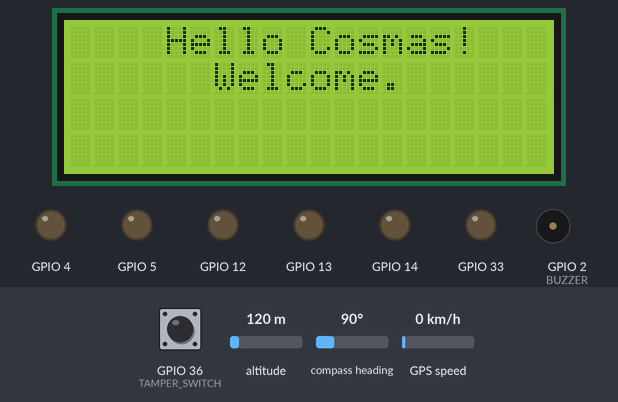
This program was run on a simulated ESP32. Parts: 20×4 character LCD, output pins drawn as LEDs (lit = HIGH), buzzer (waves = sounding, pin HIGH). The inputs (shaded band) are chosen by the test bench; at power-on: GPIO 36 (TAMPER_SWITCH) HIGH, altitude 120 m, compass heading 90°, GPS speed 0 km/h. The GPS gets a fix after 3 s at 37.7749, -122.4194 with 8 satellites; no radio packets arrive unless stated; the modem accepts every AT command (registered, SIM ready, sends succeed) and sends nothing else; what the program prints to the serial monitor is not drawn.

Above: at 3.8 s.
At 7.1 s:
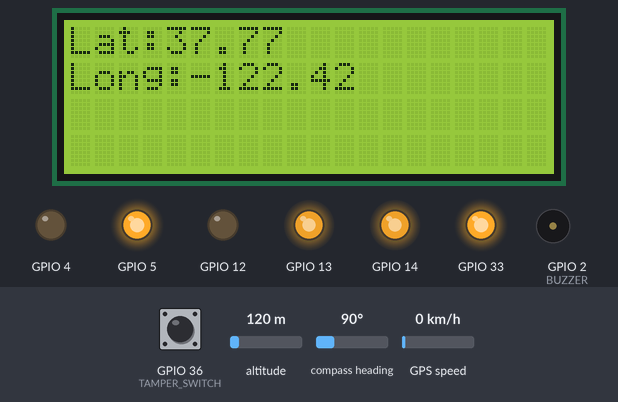
7.2 s: GPIO 36 (TAMPER_SWITCH) pulled LOW for 3.2 s
At 9.4 s:
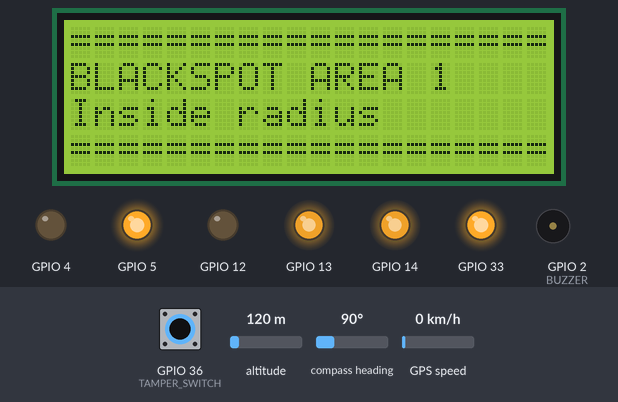
At 10.4 s:
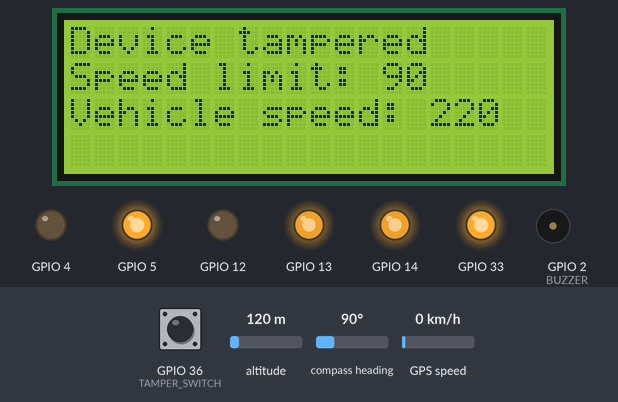
Timing chart, 0 to 59.1 s (numbered marks = the images above; inputs shaded):
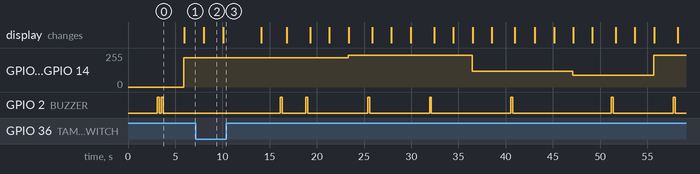

The program:

main.cpp
```cpp
#include <Arduino.h>
#include "defines.h"
#include "motor-driver.h"
#include <LiquidCrystal_I2C.h>
#include <TinyGPSPlus.h>
#include <LoRa.h>
#include <SoftwareSerial.h>
#include <math.h>

HardwareSerial gsm(1);
HardwareSerial gpsSerial(2);

TinyGPSPlus gps;
double latitude;
double longitude;
uint8_t day=0, month=0, hr=0, mint=0, sec=0;
uint16_t year=0;

float current_coords[2] = {-1.0, 30.00}; // our current location
float blackspot_list[NUM_BLACKSPOTS][2] = {
    {-1.0, 30.01},  // black spot area 1 - within blackspot radius BY 1 km
    {-1.0, 30.4},   // black spot area 2 - outside by 44 km
    {-1, 30.8},    // black spot are 3 - outside by 88 km
    {-1, 30.02}     // black spot area 4 - within the radius by 2 km, but different speed
};

float earth_radius = 6378.0;

char loraMSG[256]; // to store lora message
char number_plate[10] = "KDA-005D";
char blackspotID[] = "BLK001";
int vehicle_speed = 0;
char violation_time[50];
char vehicle_location[50];
char blackspot_location[50];
char nearest_station[50] = "SALGAA STATION";

LiquidCrystal_I2C lcd(LCD_ADDR, LCD_COLS, LCD_ROWS);  // set the LCD address to 0x3F for a 16 chars and 2 line display
Motor mtr_1(EN1_A, EN1_B, IN1_1, IN1_2, IN1_3, IN1_4);

char new_speed_buffer[10];
char speed_limit_message_buffer[20];
char curr_speed_buffer[20];

void init_serial();
void init_lcd();
void init_lora();
void init_motors();
void initGSM();
void sendSMS(String msg);
void updateSerial();
void read_gps();
void update_lcd();
void updateLCDCustom(char*, char*, char*, char*);
void buzz();
float getHaversineDistance(float, float, float, float);
float deg2rad(float);
void sendLORAMsg(char*);
uint8_t checkTamper();

float getHaversineDistance(float x1, float y1, float x2, float y2) {
    /**
     * Haversine formula for distance between 2 coordinates
     * x1, y1 - black-spot coordinates
     * x2, y2 - current vehicle coordinates
     */

    float del_lat_rad = deg2rad(x2-x1);
    float del_long_rad = deg2rad(y2-y1);
    float hav_lat = sin((del_lat_rad/2))*sin((del_lat_rad/2));
    float hav_long = sin((del_long_rad/2))*sin((del_long_rad/2));
    float hav_d = hav_lat + (cos(deg2rad(x1))*cos(deg2rad(x2))) * hav_long;
    float d_km = 2 * earth_radius * asin(sqrt(hav_d));
    return d_km;
}

float deg2rad(float a) {
    return a * (MATH_PI/180);
}

void init_motors() {
    mtr_1.init_motor_pins();
}

/**
 * @brief initialize the serial monitor
 */
void init_serial() {
    Serial.begin(BAUD);
}

void initGSM() {
    Serial.println("[+]Initializing GSM module...");
    gsm.begin(GSM_BAUD, SERIAL_8N1, GSM_RX, GSM_TX);

    gsm.println("AT"); // handshake
    updateSerial();
    gsm.println("AT+CSQ"); // check signal quality
    updateSerial();
    gsm.println("AT+CCID"); // confirm sim is plugged
    updateSerial();
    gsm.println("AT+CREG?"); // is it registered
    updateSerial();
    gsm.println("AT+COPS?"); // check which network
    updateSerial();

    // Serial2.print("AT+CMGF=1\r"); //SMS text mode

    // // set up the GSM to send SMS to ESP32, not the notification only
    gsm.println("AT+CNMI=2,2,0,0,0");
    delay(1000);

}

/**
 * Send SMS
 */
void sendSMS(String msg){
    gsm.println("AT+CMGF=1");
    delay(1000);
    // updateSerial();
    gsm.println("AT+CMGS=\"+254700750148\"");
    delay(1000);
    gsm.println(msg); // send SMS
    delay(100);
    gsm.write(0x1A); //ascii code for ctrl+z, DEC->26, HEX->0x1A
    delay(1000);
    debugln("SMS Sent Successfully.");
}

void initGPS(){
    gpsSerial.begin(GPS_BAUD, SERIAL_8N1, GPS_RX,GPS_TX);
    debugln("Initialized GPS");
}

/**
 * @brief initialize the LCD screen
 *
 */
void init_lcd() {
    lcd.init();
    lcd.clear();
    lcd.backlight(); // turn on backlight

    // Welcome message
    lcd.setCursor(4,0); // character 2 on line 0
    lcd.print("Hello Cosmas!");

    lcd.setCursor(6,1);
    lcd.print("Welcome.");

    delay(STARTUP_DELAY);

}

void init_buzzer() {
    pinMode(BUZZER, OUTPUT);
}

void buzz() {
    digitalWrite(BUZZER, HIGH);
    delay(BUZZ_DELAY);

    digitalWrite(BUZZER, LOW);
    delay(BUZZ_DELAY);

}

/**
 * @brief init LORA
 */
void init_lora() {
    LoRa.setPins(NSS, RESET, DIO0);
    if(!LoRa.begin(LORA_FREQUENCY)) {
        debugln("Lora failed to start");
    } else {
        debugln("Lora started OK!");
    }
}

void read_gps() {
//    debugln(gpsSerial.read());
    gps.encode(gpsSerial.read());

    while (gpsSerial.available() > 0) {
        gps.encode(gpsSerial.read());

        if (gps.location.isUpdated()){
            // Get location
            debug("Location: ");
            if(gps.location.isValid()) {
                latitude = gps.location.lat();
                Serial.print(gps.location.lat(), 2);
                debug(F(","));

                longitude = gps.location.lng();
                Serial.print(gps.location.lng(), 2);

            } else {
                debug(F("INVALID"));
            }

            // Get time and date
            debug(F("Date/time: "));
            if(gps.date.isValid()) {
                month = gps.date.month();
                debug(month);
                debug(F("/"));

                day = gps.date.day();
                debug(day);
                debug(F("/"));

                year = gps.date.year();
                debug(year);
            } else {
                debug(F("INVALID"));
            }

            // time
            debug(F(" "));
            if (gps.time.isValid()) {

                hr = gps.time.hour();
                if (hr < 10) debug(F("0"));
                debug(hr);

                mint = gps.time.minute();
                if (mint < 10) debug(F("0"));
                debug(mint);

                sec = gps.time.second();
                if (sec < 10) debug(F("0"));
                debug(sec);

            } else {
                debug(F("INVALID"));
            }

            debugln();
        }
    }

}

void update_lcd() {
    lcd.clear();
    lcd.setCursor(0,0);
    lcd.print("Lat:");
    lcd.print(latitude);
    lcd.setCursor(0,1);
    lcd.print("Long:");
    lcd.print(longitude);
    delay(2000);
    lcd.clear();
}

void updateLCDCustom(char* msg1, char* msg2, char* msg3, char* msg4) {
    lcd.clear();
    lcd.setCursor(0,0);
    lcd.print(msg1);
    lcd.setCursor(0, 1);
    lcd.print(msg2);
    lcd.setCursor(0, 2);
    lcd.print(msg3);
    lcd.setCursor(0, 3);
    lcd.print(msg4);

    delay(2000);
}

void updateSerial() {
  delay(200);
  while (Serial.available())
  {
    gsm.write(Serial.read());//Forward what Serial received to Software Serial Port
  }
  while(gsm.available())
  {
    Serial.write(gsm.read());//Forward what Software Serial received to Serial Port
  }
}

void sendLORAMsg(char* msg) {
    debugln("[...]Sending LORA message");

    LoRa.beginPacket();
    LoRa.print(msg);
    LoRa.endPacket();
    delay(200);
}

// check if the speed governor has been tampered with
// simulated by using a rocker switch
uint8_t checkTamper() {
    if(!digitalRead(TAMPER_SWITCH)) {
        return 1; // tampered with
    } else {
        return 0;
    }
}

void setup() {
    init_serial();
    init_lcd();
    init_lora();
    init_buzzer();
    init_motors();
    initGPS();
    buzz();
    buzz();
    initGSM();
    pinMode(TAMPER_SWITCH, INPUT);
    mtr_1.start(mtr_1.get_speed());
}

void loop() {
    read_gps();
    update_lcd();

    // this is purely for demo purposes
    // loop through each coordinate to check if it is within or outside the radius of the blackspot
    // each time, we check the tamper and dynamic speed reduction
    for (int i =0 ; i < NUM_BLACKSPOTS; i++) {

        if(i == 0) {
            updateLCDCustom("======================", "BLACKSPOT AREA 1", "Inside radius", "======================");
        } else if(i == 1) {
            updateLCDCustom("======================", "BLACKSPOT AREA 2", "Outside radius", "======================");
        } else if(i == 2) {
            updateLCDCustom("======================", "BLACKSPOT AREA 3", "Outside radius", "======================");
        } else if(i == 3) {
            updateLCDCustom("======================", "BLACKSPOT AREA 4", "Inside radius", "======================");
        }

        float d = getHaversineDistance(current_coords[0], current_coords[1],
                                   blackspot_list[i][0], blackspot_list[i][1]);


        // VIOLATION REPORTING USING GSM AND LORA TO THE AUTHORITIES
        // HERE THE DEVICE HAS BEEN TAMPERED WITH
        // IT IS A VIOLATION IF WE OVERSPEED INSIDE THE BLACKSPOT AREA

        if(checkTamper()) {
            vehicle_speed = mtr_1.get_speed();
            if(d < BLACKSPOT_RADIUS) {
                Serial.println(vehicle_speed);
                int t;
                if (i == 0) {
                    t = BLACKSPOT1_SPEED;
                } else if (i == 1) {
                    t = BLACKSPOT2_SPEED;
                } else if (i == 2) {
                    t = BLACKSPOT3_SPEED;
                } else if (i == 3) {
                    t = BLACKSPOT4_SPEED;
                }

                if(vehicle_speed > t) {

                    sprintf(curr_speed_buffer, "Vehicle speed: %d", vehicle_speed);

                    // check which black spot we are operating from
                    if(i == 0) {
                        sprintf(speed_limit_message_buffer,  "Speed limit: %d", BLACKSPOT1_SPEED);
                    } else if(i == 1) {
                        sprintf(speed_limit_message_buffer,  "Speed limit: %d", BLACKSPOT2_SPEED);
                    } else if(i == 2) {
                        sprintf(speed_limit_message_buffer,  "Speed limit: %d", BLACKSPOT3_SPEED);
                    }else if(i == 3) {
                        sprintf(speed_limit_message_buffer,  "Speed limit: %d", BLACKSPOT4_SPEED);
                    }

                    updateLCDCustom("Device tampered",speed_limit_message_buffer, curr_speed_buffer,"");
                    delay(2000);
                    updateLCDCustom("Blackspot Area!", "Speed violation", "Reporting...", "");
                    buzz();

                    // this is a violation
                    sprintf(violation_time, "[%d:%d:%d]-[%d/%d/%d]", hr, mint, sec,day,month,year);
                    sprintf(vehicle_location, "[%.2f,%.2f]", latitude, longitude);
                    sprintf(blackspot_location, "[%.2f,%.2f]", blackspot_list[i][0], blackspot_list[i][0]); // first blackspot in the list

                    // compose lora packet
                    sprintf(loraMSG, "plate:%s, speed:%d, time:%s, vehicle_location:%s, blackspot_id:%s, blackspot-location:%s, station:%s",
                            number_plate,// vehicle number plate
                            vehicle_speed,// speed
                            violation_time,// time violated
                            vehicle_location, // location of the vehicle
                            blackspotID,// blackspot ID
                            blackspot_location,// blackspot coordinates
                            nearest_station // nearest police station
                    );

                    // send lora message on violation
                    sendLORAMsg(loraMSG);

                    // send GSM messages

                }
            } else {
                // maintain
                // display road clear
                updateLCDCustom("Road clear.",
                                "Safe journey!",
                                "",
                                "");

                mtr_1.set_speed(NORMAL_SPEED);
                mtr_1.move_forward();
            }

        // DEVICE HAS NOT BEEN TAMPERED WITH HERE
        // DYNAMIC REDUCTION IN VEHICLE SPEED AT BLACKSPOT USING THE HAVERSINE FORMULA
        } else {

            if(d < BLACKSPOT_RADIUS) { // if we are inside the blackspot
                // beep
                // show on screen
                if(i == 0) {
                    sprintf(speed_limit_message_buffer,  "Speed limit: %d", BLACKSPOT1_SPEED);
                } else if(i == 1) {
                    sprintf(speed_limit_message_buffer,  "Speed limit: %d", BLACKSPOT2_SPEED);
                } else if(i == 2) {
                    sprintf(speed_limit_message_buffer,  "Speed limit: %d", BLACKSPOT3_SPEED);
                } else if(i == 3) {
                    sprintf(speed_limit_message_buffer,  "Speed limit: %d", BLACKSPOT4_SPEED);
                }

                updateLCDCustom("Blackspot Area!",
                                speed_limit_message_buffer,
                                "Reduce speed" ,
                                "Auto reducing..");

                // decelerate
                if(i == 0) {
                    mtr_1.set_speed(BLACKSPOT1_SPEED);
                } else if (i == 1) {
                    mtr_1.set_speed(BLACKSPOT2_SPEED);
                } else if(i == 2) {
                    mtr_1.set_speed(BLACKSPOT3_SPEED);
                } else if(i == 3) {
                    mtr_1.set_speed(BLACKSPOT4_SPEED);
                }

                mtr_1.move_forward();

                sprintf(new_speed_buffer, "%d", mtr_1.get_speed());

                // display new sped on the LCD screen
                updateLCDCustom("Regulated speed:", new_speed_buffer, "", "");

            } else {
                // maintain
                // display road clear
                updateLCDCustom("Road clear.",
                                "Safe journey!",
                                "",
                                "");

                mtr_1.set_speed(NORMAL_SPEED);
                mtr_1.move_forward();
            }

        }

        updateLCDCustom("===================", "DONE CHECKING", "==================", "");
        buzz();
    } // end of for loop
}
```

defines.h
```cpp
#ifndef DEFINES_H
#define DEFINES_H

#define DEBUG 1

#if DEBUG
#define debug(x)   Serial.print(x);
#define debugln(x)  Serial.println(x);
#define debugf(x, y) Serial.printf(x, y)

#else
#define debug(x)
#define debugln(x)
#endif // END DEBUG


/* LCD defines  */
#define LCD_ADDR    0x27
#define LCD_ROWS    4
#define LCD_COLS    20

#define BAUD            115200
#define GPS_BAUD        9600
#define GSM_BAUD        9600
#define GPS_RX          26
#define GPS_TX          25
#define BUZZER          2
#define BUZZ_DELAY      200
#define STARTUP_DELAY   3000

/* LORA pins */
#define MOSI    23
#define MISO    19
#define SCK     18
#define NSS     15
#define RESET   27
#define DIO0    32
#define LORA_FREQUENCY 868E6

#define DECEL_DELAY 20  // milliseconds to delay when decelerating

#define EN1_A 14
#define EN1_B 13
#define IN1_1 12
#define IN1_2 5
#define IN1_3 4
#define IN1_4 33
#define M1_PWM
#define MATH_PI 3.142
#define BLACKSPOT_RADIUS 3
#define BLACKSPOT_SPEED_LIMIT 120 // PWM values
#define NORMAL_SPEED 240

#define NUM_BLACKSPOTS 4

// for different blackspot areas, different speed
#define BLACKSPOT1_SPEED    90 // A BLACKSPOT
#define BLACKSPOT2_SPEED    100
#define BLACKSPOT3_SPEED    200
#define BLACKSPOT4_SPEED    120 // A BLACKSPOT

/*============================GSM VARIABLES=============================*/
#define GSM_RX 16
#define GSM_TX 17

#define TAMPER_SWITCH 36

#endif
```

motor-driver.h
```cpp
/**
 * Header file for the motor driver
 */

#ifndef MOTOR_DRIVER
#define MOTOR_DRIVER

#include <Arduino.h>
#include "defines.h"

class Motor {
private:
    uint8_t _ena, _enb, _in1, _in2, _in3, _in4;
    static int speed;

public:
    Motor(int, int, int, int, int, int); // constructor
    void init_motor_pins();
    void start(int);
    void stop();
    void turn_left();
    void turn_right();
    void reverse();
    void move_forward();
    void set_speed(int);
    static int get_speed();
    void accelerate();
    void decelerateToStop();
    void decelerate(int);
};


#endif
```

Source omitted: motor-driver.cpp (3304 bytes)

Measured:
- after the input at 7.2 s, the display: first differs from a run without the input after 2.9 s (image 3)
- what the display in image 2 shows lasts 2.1 s, from 8.0 s to 10.1 s
